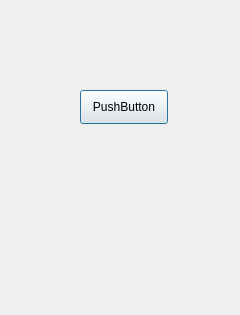
<?xml version="1.0" encoding="UTF-8"?>
<ui version="4.0">
 <class>Dialog</class>
 <widget class="QDialog" name="Dialog">
  <property name="geometry">
   <rect>
    <x>0</x>
    <y>0</y>
    <width>240</width>
    <height>315</height>
   </rect>
  </property>
  <property name="windowTitle">
   <string>Dialog</string>
  </property>
  <widget class="QPushButton" name="pushButton">
   <property name="geometry">
    <rect>
     <x>80</x>
     <y>90</y>
     <width>88</width>
     <height>34</height>
    </rect>
   </property>
   <property name="text">
    <string>PushButton</string>
   </property>
  </widget>
 </widget>
 <resources/>
 <connections/>
</ui>
